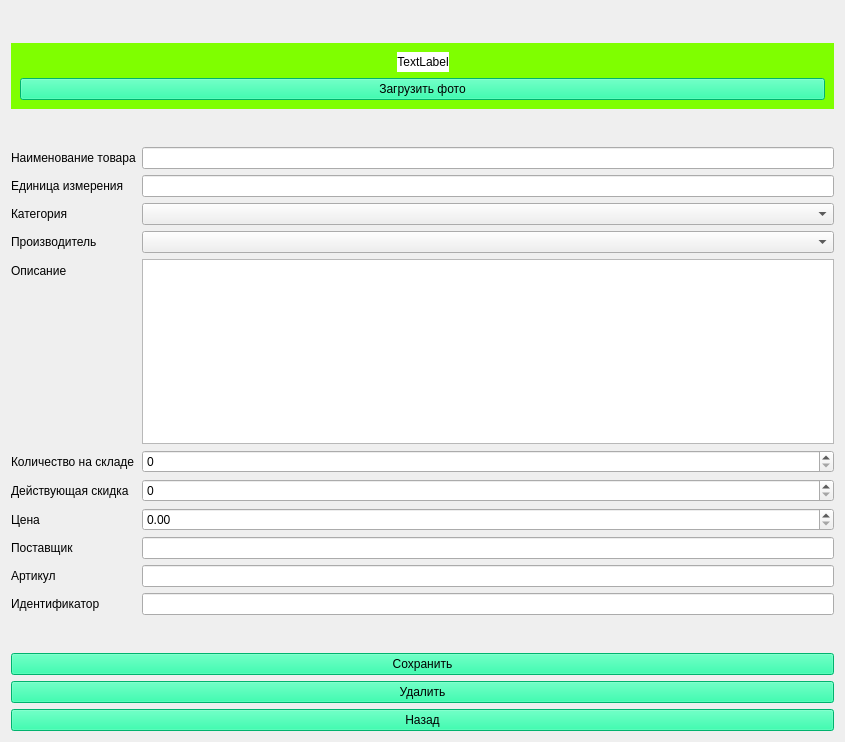
<?xml version="1.0" encoding="UTF-8"?>
<ui version="4.0">
 <class>Form</class>
 <widget class="QWidget" name="Form">
  <property name="geometry">
   <rect>
    <x>0</x>
    <y>0</y>
    <width>845</width>
    <height>742</height>
   </rect>
  </property>
  <property name="windowTitle">
   <string>Form</string>
  </property>
  <layout class="QVBoxLayout" name="verticalLayout_3">
   <item>
    <layout class="QVBoxLayout" name="verticalLayout_2">
     <item>
      <spacer name="verticalSpacer_2">
       <property name="orientation">
        <enum>Qt::Vertical</enum>
       </property>
       <property name="sizeHint" stdset="0">
        <size>
         <width>20</width>
         <height>40</height>
        </size>
       </property>
      </spacer>
     </item>
     <item>
      <widget class="QWidget" name="" native="true">
       <property name="styleSheet">
        <string notr="true">background-color:rgb(127, 255, 0)</string>
       </property>
       <layout class="QVBoxLayout" name="verticalLayout">
        <item>
         <layout class="QHBoxLayout" name="horizontalLayout">
          <item>
           <spacer name="horizontalSpacer">
            <property name="orientation">
             <enum>Qt::Horizontal</enum>
            </property>
            <property name="sizeHint" stdset="0">
             <size>
              <width>40</width>
              <height>20</height>
             </size>
            </property>
           </spacer>
          </item>
          <item>
           <widget class="QLabel" name="pic_label_11">
            <property name="maximumSize">
             <size>
              <width>300</width>
              <height>200</height>
             </size>
            </property>
            <property name="styleSheet">
             <string notr="true">background-color:rgb(255, 255, 255)</string>
            </property>
            <property name="text">
             <string>TextLabel</string>
            </property>
            <property name="scaledContents">
             <bool>true</bool>
            </property>
            <property name="alignment">
             <set>Qt::AlignCenter</set>
            </property>
           </widget>
          </item>
          <item>
           <spacer name="horizontalSpacer_2">
            <property name="orientation">
             <enum>Qt::Horizontal</enum>
            </property>
            <property name="sizeHint" stdset="0">
             <size>
              <width>40</width>
              <height>20</height>
             </size>
            </property>
           </spacer>
          </item>
         </layout>
        </item>
        <item>
         <widget class="QPushButton" name="load_pushButton">
          <property name="styleSheet">
           <string notr="true">background-color:rgb(0, 250, 154)</string>
          </property>
          <property name="text">
           <string>Загрузить фото</string>
          </property>
         </widget>
        </item>
       </layout>
      </widget>
     </item>
     <item>
      <spacer name="verticalSpacer">
       <property name="orientation">
        <enum>Qt::Vertical</enum>
       </property>
       <property name="sizeHint" stdset="0">
        <size>
         <width>20</width>
         <height>40</height>
        </size>
       </property>
      </spacer>
     </item>
     <item>
      <layout class="QFormLayout" name="formLayout">
       <item row="0" column="0">
        <widget class="QLabel" name="label">
         <property name="text">
          <string>Наименование товара</string>
         </property>
        </widget>
       </item>
       <item row="0" column="1">
        <widget class="QLineEdit" name="name_lineEdit"/>
       </item>
       <item row="1" column="0">
        <widget class="QLabel" name="label_2">
         <property name="text">
          <string>Единица измерения</string>
         </property>
        </widget>
       </item>
       <item row="1" column="1">
        <widget class="QLineEdit" name="unit_lineEdit_2"/>
       </item>
       <item row="2" column="0">
        <widget class="QLabel" name="label_3">
         <property name="text">
          <string>Категория</string>
         </property>
        </widget>
       </item>
       <item row="2" column="1">
        <widget class="QComboBox" name="cat_comboBox"/>
       </item>
       <item row="3" column="0">
        <widget class="QLabel" name="label_4">
         <property name="text">
          <string>Производитель</string>
         </property>
        </widget>
       </item>
       <item row="3" column="1">
        <widget class="QComboBox" name="prod_comboBox_2"/>
       </item>
       <item row="4" column="0">
        <widget class="QLabel" name="label_5">
         <property name="text">
          <string>Описание</string>
         </property>
        </widget>
       </item>
       <item row="4" column="1">
        <widget class="QPlainTextEdit" name="desc_plainTextEdit"/>
       </item>
       <item row="5" column="0">
        <widget class="QLabel" name="label_6">
         <property name="text">
          <string>Количество на складе</string>
         </property>
        </widget>
       </item>
       <item row="5" column="1">
        <widget class="QSpinBox" name="quant_spinBox"/>
       </item>
       <item row="6" column="0">
        <widget class="QLabel" name="label_7">
         <property name="text">
          <string>Действующая скидка</string>
         </property>
        </widget>
       </item>
       <item row="6" column="1">
        <widget class="QSpinBox" name="disc_spinBox_2"/>
       </item>
       <item row="7" column="0">
        <widget class="QLabel" name="label_8">
         <property name="text">
          <string>Цена</string>
         </property>
        </widget>
       </item>
       <item row="7" column="1">
        <widget class="QDoubleSpinBox" name="price_doubleSpinBox"/>
       </item>
       <item row="8" column="0">
        <widget class="QLabel" name="label_9">
         <property name="text">
          <string>Поставщик</string>
         </property>
        </widget>
       </item>
       <item row="8" column="1">
        <widget class="QLineEdit" name="seller_lineEdit_3"/>
       </item>
       <item row="9" column="0">
        <widget class="QLabel" name="label_10">
         <property name="text">
          <string>Артикул</string>
         </property>
        </widget>
       </item>
       <item row="9" column="1">
        <widget class="QLineEdit" name="articul_lineEdit_4"/>
       </item>
       <item row="10" column="0">
        <widget class="QLabel" name="id_label_12">
         <property name="text">
          <string>Идентификатор</string>
         </property>
        </widget>
       </item>
       <item row="10" column="1">
        <widget class="QLineEdit" name="id_lineEdit_6"/>
       </item>
      </layout>
     </item>
     <item>
      <spacer name="verticalSpacer_3">
       <property name="orientation">
        <enum>Qt::Vertical</enum>
       </property>
       <property name="sizeHint" stdset="0">
        <size>
         <width>20</width>
         <height>40</height>
        </size>
       </property>
      </spacer>
     </item>
     <item>
      <widget class="QPushButton" name="save_pushButton">
       <property name="styleSheet">
        <string notr="true">background-color:rgb(0, 250, 154)</string>
       </property>
       <property name="text">
        <string>Сохранить</string>
       </property>
      </widget>
     </item>
     <item>
      <widget class="QPushButton" name="del_pushButton_3">
       <property name="styleSheet">
        <string notr="true">background-color:rgb(0, 250, 154)</string>
       </property>
       <property name="text">
        <string>Удалить</string>
       </property>
      </widget>
     </item>
     <item>
      <widget class="QPushButton" name="back_pushButton_2">
       <property name="styleSheet">
        <string notr="true">background-color:rgb(0, 250, 154)</string>
       </property>
       <property name="text">
        <string>Назад</string>
       </property>
      </widget>
     </item>
    </layout>
   </item>
  </layout>
 </widget>
 <resources/>
 <connections/>
</ui>
